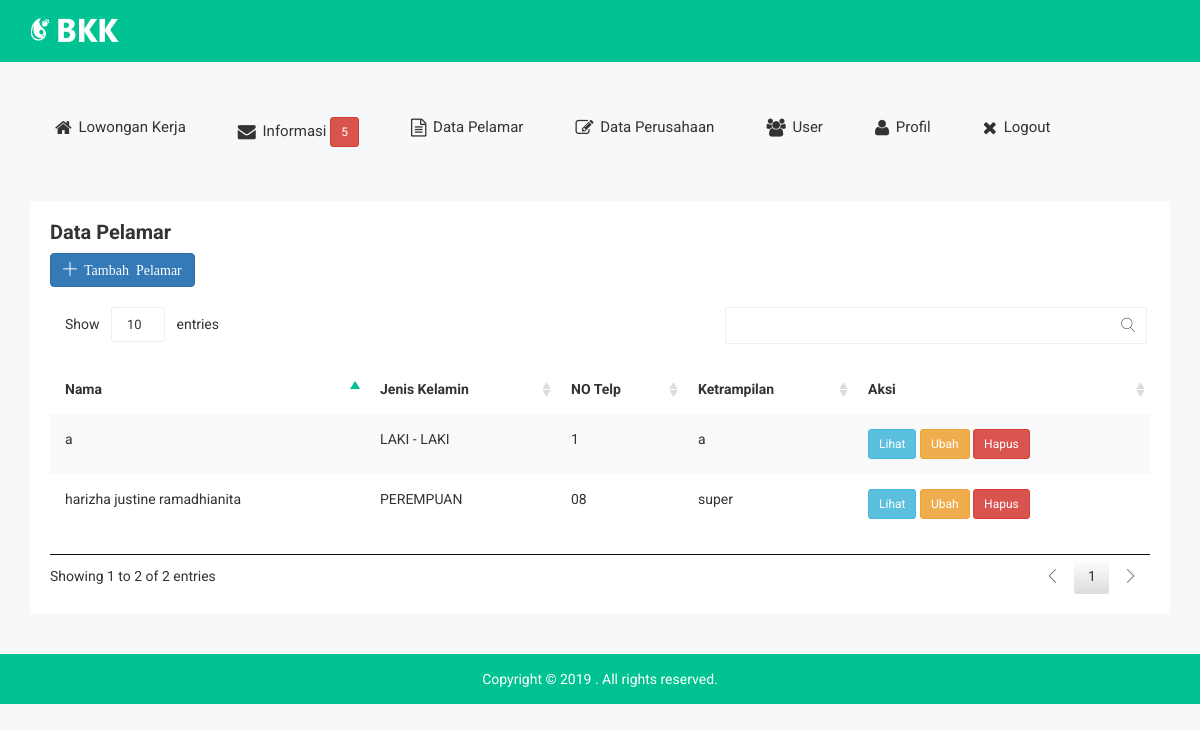
Before: /pelamar.php (signed in) with the older database file.
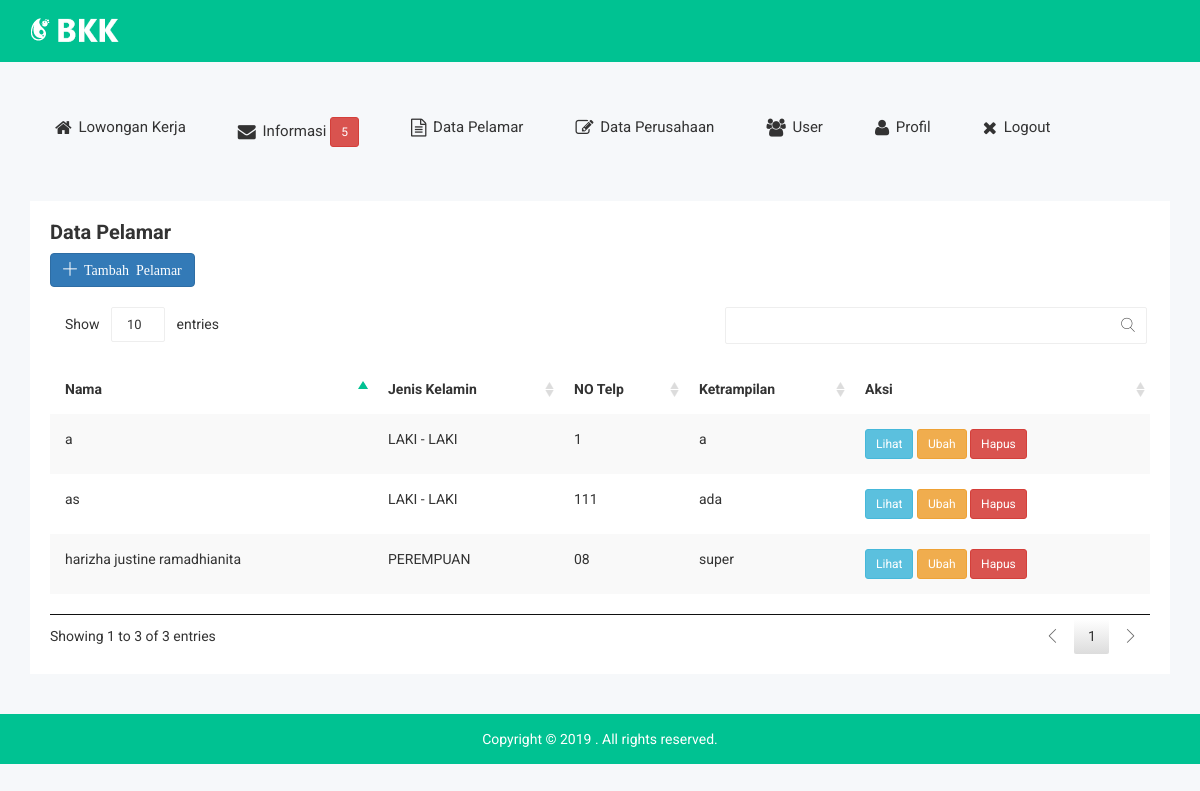
After: the same page with the newer database file.
### tables this page shows
CREATE TABLE `pelamar` (
  `id_pelamar` int(11) NOT NULL AUTO_INCREMENT,
  `nama_pelamar` varchar(150) DEFAULT NULL,
  `jenis_kelamin` varchar(20) DEFAULT NULL,
  `tempat_lahir` varchar(100) DEFAULT NULL,
  `tanggal_lahir` date DEFAULT NULL,
  `alamat` varchar(200) DEFAULT NULL,
  `agama` varchar(30) DEFAULT NULL,
  `no_telp` varchar(15) DEFAULT NULL,
  `pendidikan` varchar(20) DEFAULT NULL,
  `ketrampilan` varchar(100) DEFAULT NULL,
  `sertifikat` varchar(100) DEFAULT NULL,
  `gambar` varchar(100) DEFAULT NULL,
  `email` varchar(100) DEFAULT NULL,
  PRIMARY KEY (`id_pelamar`)
);

### pelamar.php (the view, shortened to what this page needs)
<!doctype html>
<html class="no-js" lang="">
<head>
    <link rel="stylesheet" href="css/bootstrap.min.css">
    <link rel="stylesheet" href="css/font-awesome.min.css">
    <link rel="stylesheet" href="css/owl.carousel.css">
    <link rel="stylesheet" href="css/owl.theme.css">
    <link rel="stylesheet" href="css/owl.transitions.css">
    <link rel="stylesheet" href="css/meanmenu/meanmenu.min.css">
    <link rel="stylesheet" href="css/animate.css">
    <link rel="stylesheet" href="css/normalize.css">
    <link rel="stylesheet" href="css/scrollbar/jquery.mCustomScrollbar.min.css">
    <link rel="stylesheet" href="css/jvectormap/jquery-jvectormap-2.0.3.css">
    <link rel="stylesheet" href="css/notika-custom-icon.css">
    <link rel="stylesheet" href="css/wave/waves.min.css">
    <link rel="stylesheet" href="css/main.css">
    <link rel="stylesheet" href="style.css">
    <link rel="stylesheet" href="css/responsive.css">
    <link rel="stylesheet" href="css/jquery.dataTables.min.css">
</head>
<body>
    <div class="header-top-area">
        <div class="container">
            <div class="row">
                <div class="col-lg-4 col-md-4 col-sm-12 col-xs-12">
                    <div class="logo-area">
                        <a href="#"><img src="img/logo/logo.png" alt="" /></a>
                    </div>
                </div>
            </div>
        </div>
    </div>
    <?php
    include("headerAdmin.php");
    ?>
    <?php
    include_once "config.php";
    $result = mysqli_query($conn, "SELECT * FROM pelamar ORDER BY id_pelamar ASC");
    ?>
    <div class="data-table-area">
        <div class="container">
            <div class="row">
                <div class="col-lg-12 col-md-12 col-sm-12 col-xs-12">
                    <div class="data-table-list">
                        <div class="basic-tb-hd">
                            <h2>Data Pelamar</h2>
                            <a href="tambahPelamar.php"><button class="btn btn-primary btn-icon-notika"><i class="notika-icon notika-plus-symbol" title="tambah"> Tambah Pelamar</i> </button></a>
                        </div>
                        <div class="table-responsive">
                            <table id="data-table-basic" class="table table-striped">
                                <thead>
                                    <tr>
                                        <th>Nama</th>
                                        <th>Jenis Kelamin</th>
                                        <th>NO Telp</th>
                                        <th>Ketrampilan</th>
                                        <th>Aksi</th>
                                    </tr>
                                </thead>
                                <tbody>
                                   <?php
                                    while($data = mysqli_fetch_array($result)) {
                                        echo"<tr>";
                                        echo "<td>" .$data['nama_pelamar']. "</td>";
                                        echo "<td>" .$data['jenis_kelamin']. "</td>";
                                        echo "<td>".$data['no_telp']."</td>";
                                        echo "<td>" .$data['ketrampilan']. "</td>";
                                        echo "<td><a data-toggle='modal' data-target='#myModalone' data-id=".$data['id_pelamar']."><button class='btn btn-info btn-sm'>Lihat </button></a>
                                        <a href='ubahPelamar.php?id=$data[id_pelamar]'><button title='ubah' class='btn btn-warning btn-sm'>Ubah</button></a>
                                        <a href='hapusPelamar.php?id=$data[id_pelamar]'><button title='hapus' class='btn btn-danger btn-sm'>Hapus</button></a></td>";
                                        echo"</tr>";
                                    }
                                    ?>
                            </table>
                        </div>
                    </div>
                </div>
            </div>
        </div>
    </div>
    <div class="footer-copyright-area">
        <div class="container">
            <div class="row">
                <div class="col-lg-12 col-md-12 col-sm-12 col-xs-12">
                    <div class="footer-copy-right">
                        <p>Copyright © 2019
. All rights reserved.</p>
                    </div>
                </div>
            </div>
        </div>
    </div>
</body>
</html>

Changed rows visible on the page:
added pelamar: nama_pelamar "as", jenis_kelamin "LAKI - LAKI", no_telp "111", ketrampilan "ada"
Other visible differences:
text written by a page script: "Show entries Showing 1 to 2 of 2 entries 1" → "Show entries Showing 1 to 3 of 3 entries 1"
